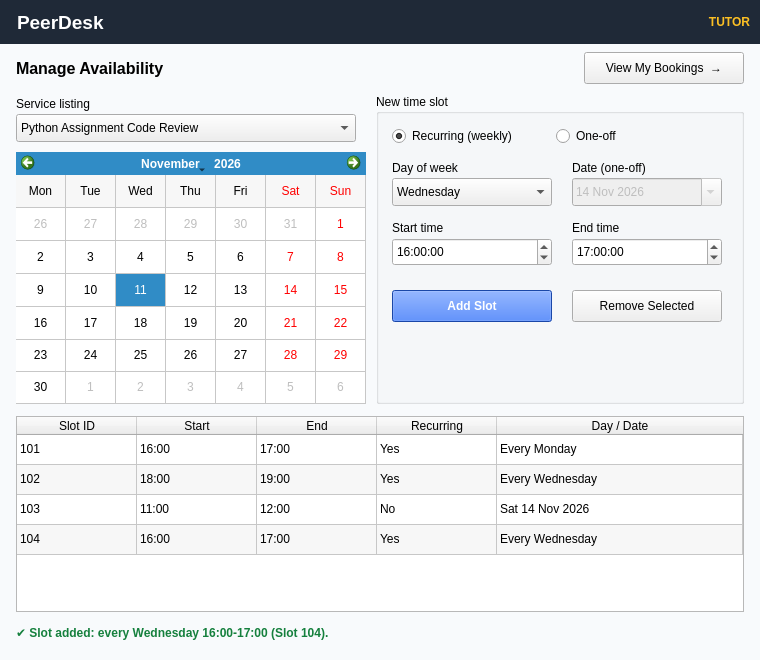
<?xml version="1.0" encoding="UTF-8"?>
<ui version="4.0">
 <class>tutor_availability</class>
 <widget class="QWidget" name="tutor_availability"><property name="geometry"><rect><x>0</x><y>0</y><width>760</width><height>660</height></rect></property><property name="windowTitle"><string>PeerDesk - Availability</string></property><property name="styleSheet"><string>QWidget#tutor_availability { background-color: #f8fafc; }</string></property><widget class="QLabel" name="label_35"><property name="geometry"><rect><x>0</x><y>0</y><width>760</width><height>44</height></rect></property><property name="text"><string>PeerDesk</string></property><property name="font"><font><pointsize>14</pointsize><bold>true</bold></font></property><property name="styleSheet"><string>background-color: #1f2937; color: white; padding-left: 12px;</string></property></widget><widget class="QLabel" name="label_36"><property name="geometry"><rect><x>590</x><y>0</y><width>160</width><height>44</height></rect></property><property name="alignment"><set>Qt::AlignRight|Qt::AlignVCenter</set></property><property name="text"><string>TUTOR</string></property><property name="font"><font><bold>true</bold></font></property><property name="styleSheet"><string>background-color: #1f2937; color: #fbbf24;</string></property></widget><widget class="QLabel" name="label_37"><property name="geometry"><rect><x>16</x><y>54</y><width>728</width><height>28</height></rect></property><property name="text"><string>Manage Availability</string></property><property name="font"><font><pointsize>12</pointsize><bold>true</bold></font></property></widget><widget class="QLabel" name="label_38"><property name="geometry"><rect><x>16</x><y>94</y><width>200</width><height>20</height></rect></property><property name="text"><string>Service listing</string></property></widget><widget class="QComboBox" name="comboBox_4"><property name="geometry"><rect><x>16</x><y>114</y><width>340</width><height>28</height></rect></property><property name="currentIndex"><number>0</number></property><item><property name="text"><string>Python Assignment Code Review</string></property></item><item><property name="text"><string>Calculus I Exam Prep</string></property></item></widget><widget class="QCalendarWidget" name="calendarWidget_1"><property name="geometry"><rect><x>16</x><y>152</y><width>350</width><height>252</height></rect></property><property name="gridVisible"><bool>true</bool></property><property name="verticalHeaderFormat"><enum>QCalendarWidget::NoVerticalHeader</enum></property><property name="selectedDate"><date><year>2026</year><month>11</month><day>11</day></date></property></widget><widget class="QGroupBox" name="groupBox_2"><property name="geometry"><rect><x>376</x><y>94</y><width>368</width><height>310</height></rect></property><property name="title"><string>New time slot</string></property><widget class="QRadioButton" name="radioButton_4"><property name="geometry"><rect><x>16</x><y>30</y><width>140</width><height>24</height></rect></property><property name="text"><string>Recurring (weekly)</string></property><property name="checked"><bool>true</bool></property></widget><widget class="QRadioButton" name="radioButton_5"><property name="geometry"><rect><x>180</x><y>30</y><width>120</width><height>24</height></rect></property><property name="text"><string>One-off</string></property><property name="checked"><bool>false</bool></property></widget><widget class="QLabel" name="label_39"><property name="geometry"><rect><x>16</x><y>64</y><width>120</width><height>20</height></rect></property><property name="text"><string>Day of week</string></property></widget><widget class="QComboBox" name="comboBox_5"><property name="geometry"><rect><x>16</x><y>84</y><width>160</width><height>28</height></rect></property><property name="currentIndex"><number>2</number></property><item><property name="text"><string>Monday</string></property></item><item><property name="text"><string>Tuesday</string></property></item><item><property name="text"><string>Wednesday</string></property></item><item><property name="text"><string>Thursday</string></property></item><item><property name="text"><string>Friday</string></property></item><item><property name="text"><string>Saturday</string></property></item><item><property name="text"><string>Sunday</string></property></item></widget><widget class="QLabel" name="label_40"><property name="geometry"><rect><x>196</x><y>64</y><width>120</width><height>20</height></rect></property><property name="text"><string>Date (one-off)</string></property></widget><widget class="QDateEdit" name="dateEdit_1"><property name="geometry"><rect><x>196</x><y>84</y><width>150</width><height>28</height></rect></property><property name="enabled"><bool>false</bool></property><property name="calendarPopup"><bool>true</bool></property><property name="date"><date><year>2026</year><month>11</month><day>14</day></date></property></widget><widget class="QLabel" name="label_41"><property name="geometry"><rect><x>16</x><y>124</y><width>120</width><height>20</height></rect></property><property name="text"><string>Start time</string></property></widget><widget class="QTimeEdit" name="timeEdit_1"><property name="geometry"><rect><x>16</x><y>144</y><width>160</width><height>28</height></rect></property><property name="time"><time><hour>16</hour><minute>0</minute><second>0</second></time></property></widget><widget class="QLabel" name="label_42"><property name="geometry"><rect><x>196</x><y>124</y><width>120</width><height>20</height></rect></property><property name="text"><string>End time</string></property></widget><widget class="QTimeEdit" name="timeEdit_2"><property name="geometry"><rect><x>196</x><y>144</y><width>150</width><height>28</height></rect></property><property name="time"><time><hour>17</hour><minute>0</minute><second>0</second></time></property></widget><widget class="QPushButton" name="pushButton_9"><property name="geometry"><rect><x>16</x><y>196</y><width>160</width><height>32</height></rect></property><property name="text"><string>Add Slot</string></property><property name="styleSheet"><string>background-color: #2563eb; color: white; font-weight: bold; padding: 4px;</string></property></widget><widget class="QPushButton" name="pushButton_10"><property name="geometry"><rect><x>196</x><y>196</y><width>150</width><height>32</height></rect></property><property name="text"><string>Remove Selected</string></property></widget></widget><widget class="QTableWidget" name="tableWidget_3"><property name="geometry"><rect><x>16</x><y>416</y><width>728</width><height>196</height></rect></property><property name="alternatingRowColors"><bool>true</bool></property><property name="selectionBehavior"><enum>QAbstractItemView::SelectRows</enum></property><attribute name="verticalHeaderVisible"><bool>false</bool></attribute><attribute name="horizontalHeaderStretchLastSection"><bool>true</bool></attribute><property name="font"><font><pointsize>9</pointsize></font></property><attribute name="horizontalHeaderDefaultSectionSize"><number>120</number></attribute><column><property name="text"><string>Slot ID</string></property></column><column><property name="text"><string>Start</string></property></column><column><property name="text"><string>End</string></property></column><column><property name="text"><string>Recurring</string></property></column><column><property name="text"><string>Day / Date</string></property></column><row><property name="text"><string/></property></row><row><property name="text"><string/></property></row><row><property name="text"><string/></property></row><row><property name="text"><string/></property></row><item row="0" column="0"><property name="text"><string>101</string></property></item><item row="0" column="1"><property name="text"><string>16:00</string></property></item><item row="0" column="2"><property name="text"><string>17:00</string></property></item><item row="0" column="3"><property name="text"><string>Yes</string></property></item><item row="0" column="4"><property name="text"><string>Every Monday</string></property></item><item row="1" column="0"><property name="text"><string>102</string></property></item><item row="1" column="1"><property name="text"><string>18:00</string></property></item><item row="1" column="2"><property name="text"><string>19:00</string></property></item><item row="1" column="3"><property name="text"><string>Yes</string></property></item><item row="1" column="4"><property name="text"><string>Every Wednesday</string></property></item><item row="2" column="0"><property name="text"><string>103</string></property></item><item row="2" column="1"><property name="text"><string>11:00</string></property></item><item row="2" column="2"><property name="text"><string>12:00</string></property></item><item row="2" column="3"><property name="text"><string>No</string></property></item><item row="2" column="4"><property name="text"><string>Sat 14 Nov 2026</string></property></item><item row="3" column="0"><property name="text"><string>104</string></property></item><item row="3" column="1"><property name="text"><string>16:00</string></property></item><item row="3" column="2"><property name="text"><string>17:00</string></property></item><item row="3" column="3"><property name="text"><string>Yes</string></property></item><item row="3" column="4"><property name="text"><string>Every Wednesday</string></property></item></widget><widget class="QLabel" name="label_43"><property name="geometry"><rect><x>16</x><y>620</y><width>728</width><height>24</height></rect></property><property name="text"><string>✔ Slot added: every Wednesday 16:00-17:00 (Slot 104).</string></property><property name="styleSheet"><string>color: #15803d; font-weight: bold;</string></property><property name="wordWrap"><bool>true</bool></property></widget><widget class="QPushButton" name="myBookingsButton"><property name="geometry"><rect><x>584</x><y>52</y><width>160</width><height>32</height></rect></property><property name="text"><string>View My Bookings  →</string></property><property name="toolTip"><string>Open the My Bookings screen (UI Screen 4.B)</string></property></widget></widget>
 <resources/>
 <connections/>
</ui>
